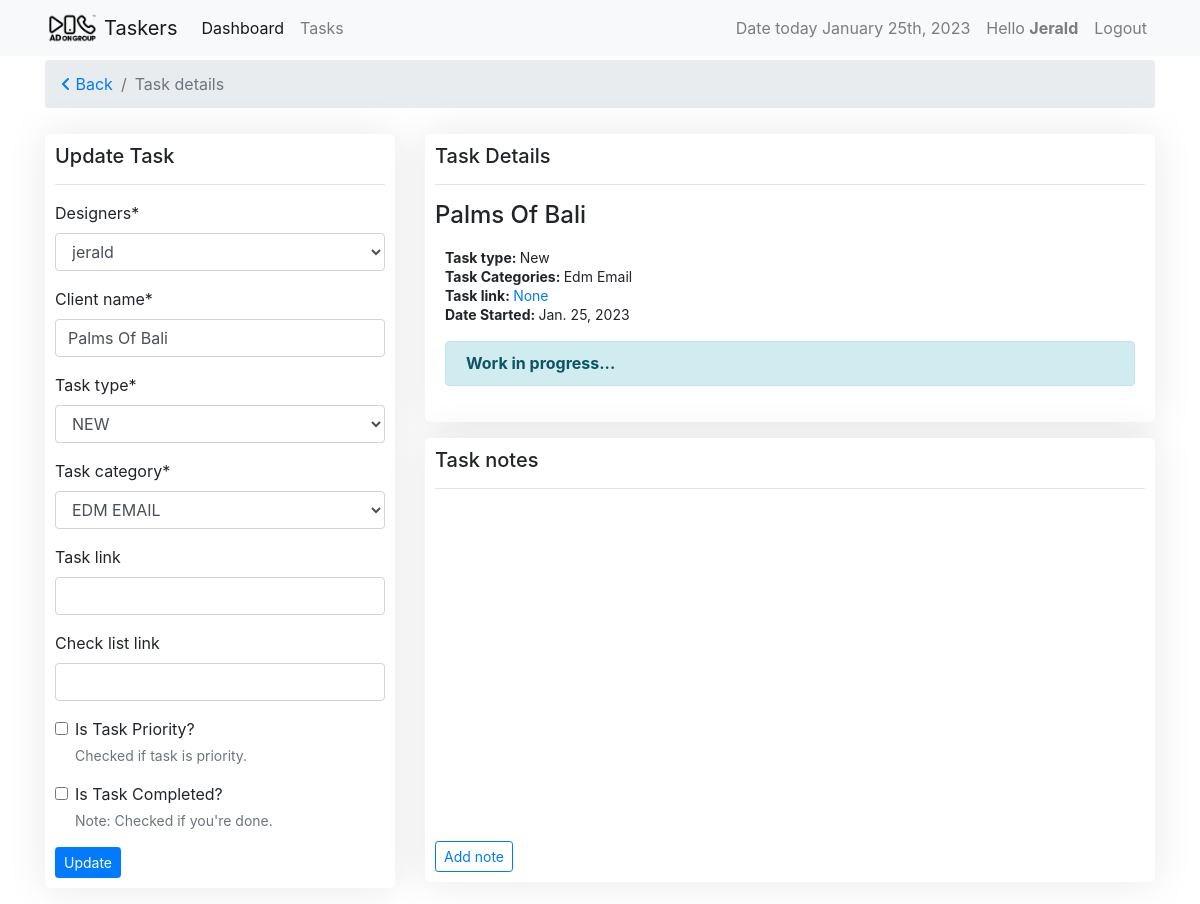
Screenshot of /tasks/palms-of-bali-398282fa (signed in) with the database file from the repository.
### tasks/models.py (models this page shows, shortened)
class Task(models.Model):
    slug = models.SlugField(unique=True, null=True, blank=True)
    user = models.ForeignKey(settings.AUTH_USER_MODEL,
                             on_delete=models.CASCADE, verbose_name='designers')
    task_type = models.ForeignKey(
        TaskType, on_delete=models.CASCADE, default=1)
    task_category = models.ForeignKey(
        TaskCategory, on_delete=models.CASCADE, default=1)
    name = models.CharField(max_length=120, verbose_name="Client name")
    paradise_link = models.URLField(
        blank=True, null=True, verbose_name="task link")
    check_list_link = models.URLField(
        max_length=120, verbose_name='check list link', blank=True, null=True)
    is_priority = models.BooleanField(
        default=False, verbose_name="Is Task Priority?", help_text="Checked if task is priority.")
    is_done = models.BooleanField(default=False, verbose_name="Is Task Completed?",
                                  help_text="Note: Checked if you're done.")
    created = models.DateTimeField(auto_now_add=True)
    updated = models.DateTimeField(auto_now=True)
    class Meta:
        ordering = ['-is_priority', 'is_done', '-updated', '-created']

class BaseTime(models.Model):
    created = models.DateTimeField(auto_now_add=True)
    updated = models.DateTimeField(auto_now=True)

class TaskType(BaseTime, models.Model):
    name = models.CharField(max_length=60)
    task_point = models.FloatField(default=0.0)
    def __str__(self):
        return self.name

class TaskCategory(BaseTime, models.Model):
    name = models.CharField(max_length=120, unique=True)
    task_point = models.FloatField(default=0.0)
    class Meta:
        verbose_name_plural = "Task Categories"
    def __str__(self):
        return self.name

### tasks/views.py (the view, shortened to what this page needs)
# urls.py: path('<slug>', views.TaskUpdateView.as_view(), name="taskdetail"),
class TaskUpdateView(View):
    form_class = AdminTaskForm
    template_name = 'task_detail_template.html'
    @method_decorator(login_required)
    def dispatch(self, *args, **kwargs):
        return super().dispatch(*args, **kwargs)
    def get(self, request, *args, **kwargs):
        task_slug = kwargs.get('slug')
        task = get_object_or_404(Task, slug=task_slug)
        remark_form = RemarksForm(request.POST or None)
        if request.user.is_superuser:
            form = AdminTaskForm(request.POST or None, instance=task)
        else:
            form = self.form_class(request.POST or None, instance=task)
        context = {'form': form, 'instance': task, 'remark_form': remark_form}
        return render(request, self.template_name, context)

### tasks/forms.py
class AdminTaskForm(forms.ModelForm):
    class Meta:
        model = Task
        fields = [
            'user',
            'name',
            'task_type',
            'task_category',
            'paradise_link',
            'check_list_link',
            'is_priority',
            'is_done',
        ]

class RemarksForm(forms.ModelForm):
    class Meta:
        model = TaskRemark
        fields = [
            'remarks',
        ]

### tasks/templates/task_detail_template.html (shortened to what this page needs)
{% extends 'base.html' %}
{% load crispy_forms_tags %}
{% block content %}
<nav aria-label="breadcrumb">
    <ol class="breadcrumb">
      <li class="breadcrumb-item"><a href="{{request.META.HTTP_REFERER}}"><i class="fa-solid fa-angle-left"></i> Back</a></li>
      <li class="breadcrumb-item active" aria-current="page">Task details</li>
    </ol>
</nav>
{% if instance.is_done %}
<div class="row">
    <div class="col-sm-6">
        <div class="card-container mb-3">
            <div>
                <h5>Task Details
                    <!-- {% if instance.is_done %}
                    {% else %}
                        {% if perm.tasks_delete_task %}
                            <a href="{% url 'taskers:taskdelete' instance.slug %}" class="btn btn-outline-danger btn-sm float-right"><i class="fa-regular fa-trash-can"></i></a>
                        {% endif %}
                    {% endif %} -->
                </h5>
                <hr>
                <div class="mb-3">
                    <h4>{{ instance.name|title }}</h4>
                    <small><strong>Task type: </strong>{{ instance.task_type|title }}</small> <br>
                    <small><strong>Task Categories: </strong>{{ instance.task_category|title }}</small> <br>
                    {% if instance.paradise_link %}
                    <small><strong>Paradise link: </strong><a href="{{ instance.paradise_link }}"> --> View in paradise</a></small> <br>
                    {% endif %}
                    <small><strong>Date Started: </strong>{{ instance.created|date }}</small> <br>
                </div>
                {% if instance.is_priority %}
                    <div class="priority">
                        <strong class="priority">Note: </strong><small>This task is priority.</small>
                    </div>
                    <br>
                {% endif %}
                {% if instance.is_done %}
                    <div class="alert alert-success" role="alert">
                        <strong><i class="fa-regular fa-circle-check"></i> Completed.</strong><br>
                        <small>Completion date: {{ instance.updated|date }} | by {{ instance.user|title }}</small>
                    </div>
                {% else %}
                    <div class="alert alert-info" role="alert">
                        <strong>Working in progress...</strong>
                    </div>
                {% endif %}
            </div>
        </div>
    </div>
    <div class="col-sm-6">
        <div class="card-container">
            <div>
                <h5>Task notes</h5>
                <hr>
                <div class="note-scroll">
                {% for note in instance.taskremark_set.all %}
                    <div class="note">
                        {{note.count}}
                        {% if note.count == 0 %}
                            <p>No notes here...</p>
                        {% else %}
                            <small><u>Posted by: <a href="">{{ note.user|title }}</a></u></small>
                            <p>{{ note.remarks }}</p>
                            <small class="text-muted">Posted {{note.created|timesince}} ago</a></small> <br>
                        {% endif %}
                    </div>
                {% endfor %}
                </div>
            </div>
        </div>
    </div>
</div>
{% else %}
<div class="row">
    <div class="col-sm-4">
        <div class="card-container mb-3">
            <div>
                <h5>Update Task</h5>
                <hr>
                <form method="POST">
                    {{ form|crispy }}
                    <input class="btn btn-primary btn-sm" type="submit" value="Update">
                </form>
            </div>
        </div>
    </div>
    <div class="col-sm-8">
        <div class="card-container mb-3">
            <div>
                <h5>Task Details
                </h5>
                <hr>
                <h4>{{ instance.name|title }}</h4>
                <div class="text-details">
                    <p class="card-text">
                        <small><strong>Task type: </strong>{{ instance.task_type|title }}</small> <br>
                        <small><strong>Task Categories: </strong>{{ instance.task_category|title }}</small> <br>
                        <small><strong>Task link: </strong><a href="{{ instance.paradise_link }}">{{ instance.paradise_link }}</a></small> <br>
                        <small><strong>Date Started: </strong>{{ instance.created|date }}</small> <br>
                    </p>
                    {% if instance.is_done %}
                    <div class="alert alert-success" role="alert">
                        <strong>Task status: Completed.</strong><br>
                        <small>Completion date: {{ instance.updated|date }} | by {{ instance.user|title }}</small>
                    </div>
                    {% else %}
                    <div class="alert alert-info" role="alert">
                        <strong>Work in progress...</strong>
                    </div>
                    {% endif %}
                </div>
            </div>
        </div>
        <div class="card-container">
            <div>
                <h5>Task notes</h5>
                <hr>
                <div class="note-scroll">
                </div>
                {% if perms.tasks %}
                    {% if perms.tasks.add_taskremark %}
                        <button type="button" class="btn btn-outline-primary btn-sm mt-3" data-toggle="modal" data-target="#addNote">
                            Add note
                        </button>
                    {% endif %}
                {% endif %}
            </div>
        </div>
    </div>
</div>
{% endif %}
{% endblock %}

### templates/includes/header.html (shortened to what this page needs)
{% load static %}
{% load tz %}
<nav class="navbar navbar-expand-lg navbar-light bg-light">
    <div class="container">
        <a class="navbar-brand" href="{% url 'taskers:userview' %}">
            <img src="{% static 'img/AOG-logo_black.png' %}" width="auto" height="30" class="d-inline-block align-top" alt="">
            Taskers
        </a>
        <div class="collapse navbar-collapse" id="navbarSupportedContent">
        <ul class="navbar-nav mr-auto">
            <li class="nav-item active">
                <a class="nav-link" href="{% url 'dashboards:dashboard' %}">Dashboard</a>
            </li>
            <li class="nav-item">
                <a class="nav-link" href="{% url 'taskers:userview' %}">Tasks <span class="sr-only">(current)</span></a>
            </li>
        </ul>
        <ul class="navbar-nav float-left">
            <li class="nav-item">
                <a class="nav-link" href="#">
                    {% timezone  "Asia/Manila" %}
                        Date today {% now "F jS, Y" %}
                    {% endtimezone  %}
                </a>
            </li>
            <li class="nav-item">
                <a class="nav-link" href="#">Hello <strong>{{ request.user.get_username|title }}</strong></a>
            </li>
            {% if request.user.is_authenticated %}
            <li class="nav-item">
                <a class="nav-link" href="#" data-toggle="modal" data-target="#logoutModalCenter">Logout</a>
            </li>
            {% endif %}
        </ul>
        </div>
    </div>
</nav>

### tasks/static/style.css (style rules this page uses)
.text-details { padding: 10px; background-color: white; line-height: 1.2; }
.card-container { background-color: #fff; box-shadow: 0 0 40px rgba(34, 34, 34, .1); padding: 10px; margin-top: 10px; border-radius: 5px; }
.note-scroll { overflow: auto; height: 40vh; }

### rows the page displays
Task: user "jerald", name "Palms Of Bali", task_type "NEW", task_category "EDM EMAIL", task_type "New", task_category "Edm Email", paradise_link "None", created "Jan. 25, 2023"

### other values shown
{{ request.user.get_username|title }} "Jerald"
